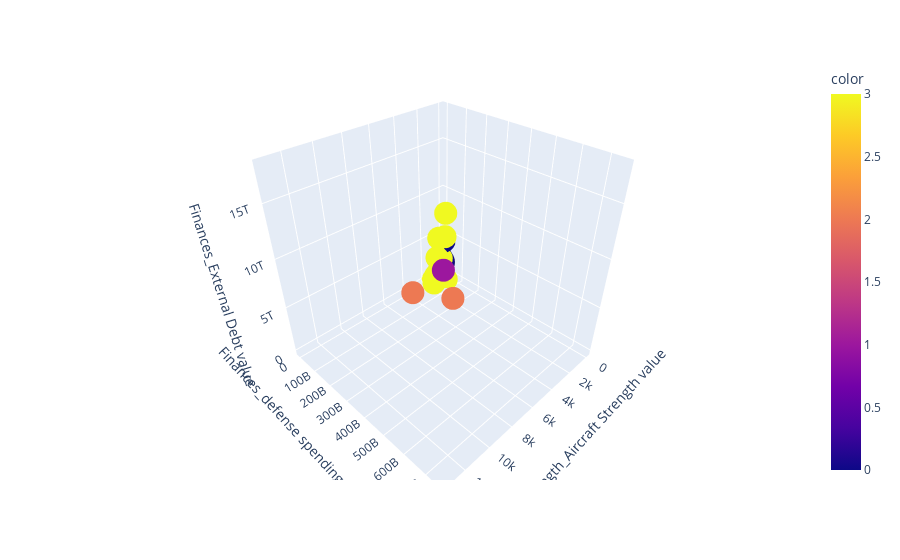

Source (notebook cell):
### Code cell
fig = px.scatter_3d(x=df["Airforce Strength_Aircraft Strength value"],
                   y=df["Finances_defense spending budget value"],
                   z=df["Finances_External Debt value"],
                   color=df.predicted_clusters_kmeans,
                   labels = {"x": "Airforce Strength_Aircraft Strength value",
                             "y": "Finances_defense spending budget value",
                             "z": "Finances_External Debt value"},
                   hover_name=df["Country"])
fig.show()

### Figure 1 — Plotly figure (JSON) as saved in the notebook; plotly's stock layout.template omitted (floating-point values rounded to 4 significant figures; data arrays with more than 128 entries replaced by an {"elided": "..."} marker saying what was removed)
{"data": [{"hovertemplate": "<b>%{hovertext}</b><br><br>Airforce Strength_Aircraft Strength value=%{x}<br>Finances_defense spending budget value=%{y}<br>Finances_External Debt value=%{z}<br>color=%{marker.color}<extra></extra>", "hovertext": {"elided": "138 str values"}, "legendgroup": "", "marker": {"color": {"elided": "138 int values"}, "coloraxis": "coloraxis", "symbol": "circle"}, "mode": "markers", "name": "", "scene": "scene", "showlegend": false, "type": "scatter3d", "x": {"elided": "138 int values"}, "y": {"elided": "138 int values"}, "z": {"elided": "138 int values"}}], "layout": {"coloraxis": {"colorbar": {"title": {"text": "color"}}, "colorscale": [[0, "#0d0887"], [0.1111, "#46039f"], [0.2222, "#7201a8"], [0.3333, "#9c179e"], [0.4444, "#bd3786"], [0.5556, "#d8576b"], [0.6667, "#ed7953"], [0.7778, "#fb9f3a"], [0.8889, "#fdca26"], [1, "#f0f921"]]}, "legend": {"tracegroupgap": 0}, "margin": {"t": 60}, "scene": {"domain": {"x": [0, 1], "y": [0, 1]}, "xaxis": {"title": {"text": "Airforce Strength_Aircraft Strength value"}}, "yaxis": {"title": {"text": "Finances_defense spending budget value"}}, "zaxis": {"title": {"text": "Finances_External Debt value"}}}}}
